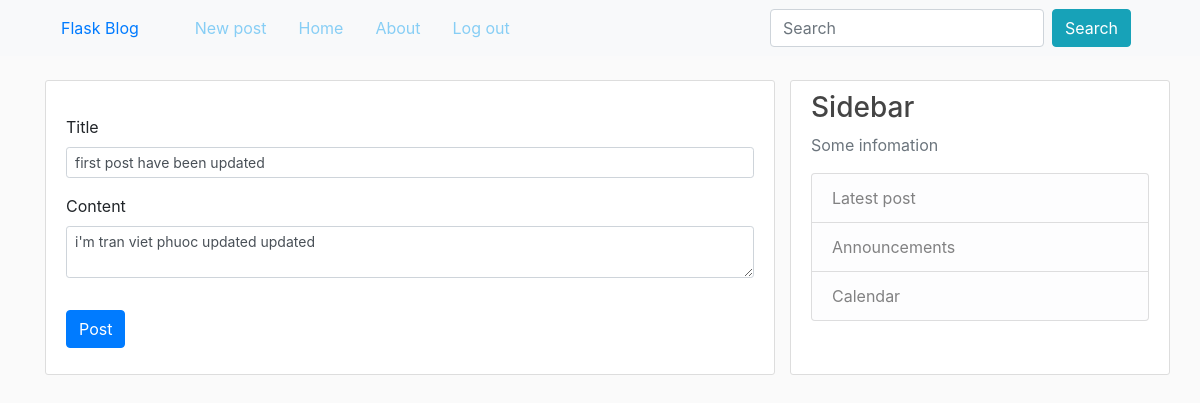
Screenshot of /post/1/update (signed in) with the database file from the repository.
### blog/models.py (models this page shows, shortened)
class Post(db.Model):
    id = db.Column(db.Integer, primary_key=True)
    title = db.Column(db.String(100), nullable=False)
    date_posted = db.Column(db.DateTime, nullable=False,
                            default=datetime.datetime.utcnow())
    content = db.Column(db.Text, nullable=False)
    user_id = db.Column(db.Integer, db.ForeignKey('user.id'), nullable=False)

### blog/posts/routes.py (the view)
@posts.route('/post/<int:post_id>/update', methods=['GET', 'POST'])
@login_required
def update_post(post_id):
    post = Post.query.get_or_404(post_id)
    if post.author != current_user:
        abort(404)
    form = PostForm()
    if form.validate_on_submit():
        post.title = form.title.data
        post.content = form.content.data
        db.session.commit()
        flash(f'Your post have been updated!', 'success')
        return redirect(url_for('posts.post', post_id=post.id))
    elif request.method == 'GET':
        form.title.data = post.title
        form.content.data = post.content
    return render_template('create.html', title='Update post', form=form)

### blog/posts/forms.py
class PostForm(FlaskForm):
    title = StringField('Title', validators=[DataRequired()])
    content = TextAreaField('Content', validators=[DataRequired()])
    submit = SubmitField('Post')

### blog/models.py (called while the page is built)
@login_manger.user_loader
def load_user(user_id):
    return User.query.get(int(user_id))

### blog/templates/create.html (shortened to what this page needs)
{% extends 'layout.html' %}
{% block content %}
    <div class="content">
        <form action="" class="needs-validation" method="POST" novalidate>
            <fieldset class="form-group">
                <div class="form-group">
                    {{ form.title.label(class="form-control-label") }}
                    {% if form.title.errors %}
                        {{ form.title(class="form-control form-control-sm is-invalid") }}
                        {% for error in form.title.errors %}
                            <span>{{ error }}</span>
                        {% endfor %}
                    {% else %}
                        {{ form.title(class="form-control form-control-sm") }}
                    {% endif %}
                </div>
                <div class="form-group">
                    {{ form.content.label(class="form-control-label") }}
                    {% if form.content.errors %}
                        {{ form.content(class="form-control form-control-sm is-invalid") }}
                        {% for error in form.content.errors %}
                            <span>{{ error }}</span>
                        {% endfor %}
                    {% else %}
                        {{ form.content(class="form-control form-control-sm") }}
                    {% endif %}
                </div>
            </fieldset>
            <div class="form-group">
                {{ form.submit(class="btn btn-primary") }}
            </div>
        </form>
    </div>
{% endblock content %}

### blog/static/main.css (style rules this page uses)
body { margin-top: 5em; background: #fafafa; }
.content { background: #ffffff; padding: 10px 20px; border: 1px solid #dddddd; border-radius: 3px; margin-bottom: 20px; }

### rows the page displays
Post: title "first post have been updated", content "i'm tran viet phuoc updated updated"
